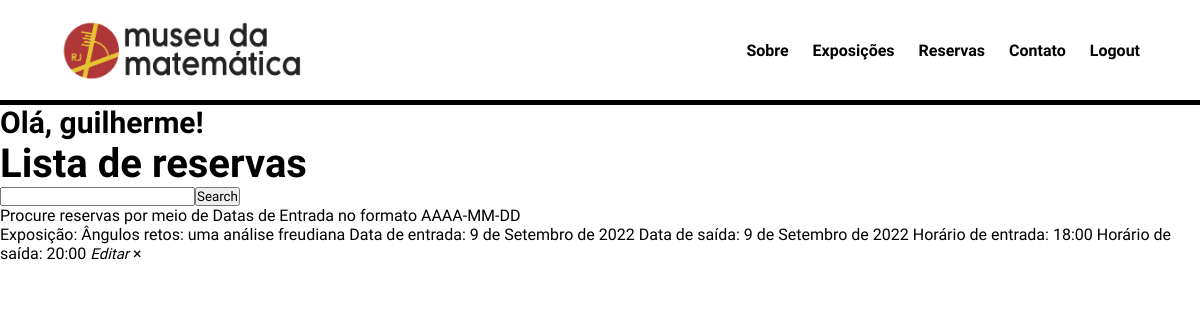
The page /lista-reservas/ (signed in) on the database as committed earlier.
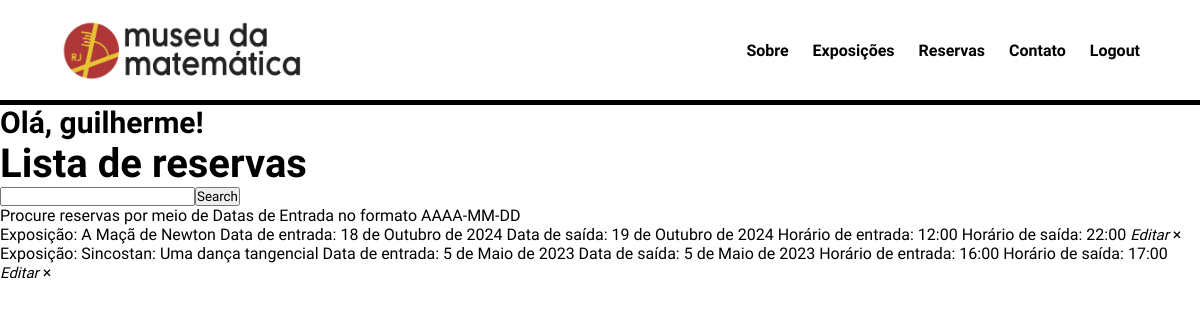
The same page on the database as committed later.
### museu_matematica/models.py (models this page shows)
class Reserva(models.Model):
    user = models.ForeignKey(User, on_delete = models.CASCADE, null = True, blank = True)
    exposicao = models.ForeignKey(Exposicao, on_delete = models.CASCADE, null = True, blank = True)
    dataEntrada = models.DateField(verbose_name = 'Data de entrada', help_text = 'Utilize o formato AAAA-MM-DD')
    dataSaida =  models.DateField(verbose_name = 'Data de saída', help_text = 'Utilize o formato AAAA-MM-DD')
    horarioEntrada = models.TimeField(verbose_name = 'Horário de entrada', help_text = 'Utilize o formato HH:MM')
    horarioSaida = models.TimeField(verbose_name = 'Horário de saída', help_text = 'Utilize o formato HH:MM')
    def __str__(self):
        return str(self.user) + ' - ' + str(self.exposicao) + ' - ' + str(self.dataEntrada)

class Exposicao(models.Model):
    titulo = models.CharField(max_length=300)
    descricao = models.CharField(max_length=1000)
    def __str__(self):
        return str(self.titulo)

### museu_matematica/views.py (the view)
# urls.py: path('lista-reservas/', ReservaListView.as_view(), name="lista-reservas"),
class ReservaListView(LoginRequiredMixin, ListView):
    model = Reserva
    template_name = 'museu_matematica/lista-reservas.html'
    context_object_name = 'reservas'
    success_url = reverse_lazy("lista-reservas")
    def get_context_data(self, **kwargs):
        context = super().get_context_data(**kwargs)
        if not self.request.user.is_superuser:
            context['reservas'] = context['reservas'].filter(user = self.request.user) # Apenas os itens do usuário logado
        search_input = self.request.GET.get('search-area') or ''
        if search_input:
            context['reservas'] = context['reservas'].filter(dataEntrada__exact=search_input)
        context['search_input'] = search_input
        print(context)
        return context

### museu_matematica/templates/museu_matematica/lista-reservas.html (shortened to what this page needs)
{% load static %}
    <!DOCTYPE html>
    <html lang="pt-BR">
    <head>
        <link rel="stylesheet" href="{% static 'museu-matematica/css/styles.css' %}">
        </head>
    <body>
        {% include 'museu_matematica/header.html' %}
        <h3 class="hellotext">Olá, {% firstof user.username %}!</h3>
        <h2>Lista de reservas</h2>
        <div id="search-add-wrapper">
            <form method="GET" style="display: flex;">
                <input id="dataEntrada" type="text" name="search-area" value="{{search_input}}">
                <input class="button" type="submit" value="Search">
            </form>
            <p>Procure reservas por meio de Datas de Entrada no formato AAAA-MM-DD</p>
        </div>
        <div class="reserva-items-wrapper">
            {% for reserva in reservas %}
                <div class="reserva-wrapper">
                    <span>Exposição: </span> {{reserva.exposicao}}
                    <span>Data de entrada: </span> {{reserva.dataEntrada}}
                    <span>Data de saída: </span> {{reserva.dataSaida}}
                    <span>Horário de entrada: </span> {{reserva.horarioEntrada}}
                    <span>Horário de saída: </span> {{reserva.horarioSaida}}
                    <a href="{% url 'reserva-editar' pk=reserva.id %}"><i class="material-icons" style="font-size:15px">Editar</i></a>
                    <a class="delete-link" href="{% url 'reserva-delete' pk=reserva.id %}">&#215;</a>
                </div>
            {% empty %}
            <div class="reserva-wrapper">
                <h3>Não há nenhuma reserva efetuada.</h3>
            </div>
            {% endfor %}
        </div>
    </body>
    </html>

### museu_matematica/templates/museu_matematica/header.html
{% load static %}
<header class="header">
    <img src="{% static 'museu-matematica/images/logo.png' %}">
    <div class="menu">
        <a href="/">Sobre</a>
        <a href='{% url "exposicoes" %}'>Exposições</a>
        <a href='{% url "lista-reservas" %}'>Reservas</a>
        <a>Contato</a>
        {% if request.user.is_authenticated %}
            <a href="{% url 'logout' %}">Logout</a>
        {% else %}
            <a href="{% url 'login' %}">Login</a>
        {% endif %}
    </div>
</header>

### museu_matematica/static/museu-matematica/css/styles.css (style rules this page uses)
a { text-decoration: none; color: inherit; }
* { margin: 0; padding: 0; }
.menu a { -webkit-transition: color 0.5s; transition: color 0.5s; }
:root { --color-primary: #C41E1E; --color-secondary: #d3a422; --color-gray: #888888; }
body, input, select { font-family: 'Raleway', sans-serif; }
h2 { font-size: 40px; }
h3 { font-size: 30px; }
.header { height: 80px; grid-area: header; display: flex; align-items: center; justify-content: space-between; padding: 10px 5%; border-bottom: 5px solid black; font-weight: bold; }
.header img { max-height: 80%; max-width: 30%; }
.header a + a { margin-left: 20px; }

Rows that differ between the two databases and show on the page:
removed Reserva: exposicao "Ângulos retos: uma análise freudiana", dataEntrada "9 de Setembro de 2022", dataSaida "9 de Setembro de 2022", horarioEntrada "18:00", horarioSaida "20:00"
added Reserva: exposicao "A Maçã de Newton", dataEntrada "18 de Outubro de 2024", dataSaida "19 de Outubro de 2024", horarioEntrada "12:00", horarioSaida "22:00"
added Reserva: exposicao "Sincostan: Uma dança tangencial", dataEntrada "5 de Maio de 2023", dataSaida "5 de Maio de 2023", horarioEntrada "16:00", horarioSaida "17:00"
